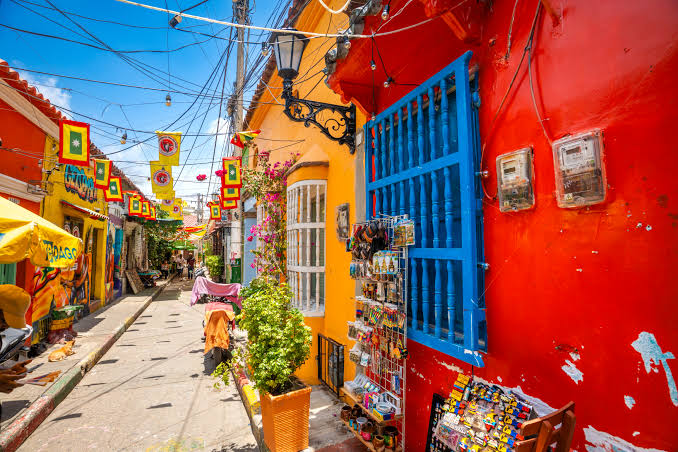
#> input picture guia-1/reto-5/images.jpg, 678 x 452 px, given in place of the camera
$ python reto-4.py
#> lines starting #> are read from the running program, lines starting #| are printed output that depends on the picture; after the words box and inside, x2 and y2 are one past the last pixel; in counts of white or black regions, pixels touching at a corner belong together
import cv2
import numpy as np

cap = cv2.VideoCapture(0)

img = "camera"
cv2.namedWindow(img, cv2.WINDOW_NORMAL)

colors = {
    "blue": {
        "low": np.array([100, 60, 40]),
        "high": np.array([140, 255, 230]),
        "color": (255,0,0)
    },
    "yellow": {
        "low": np.array([20, 80, 80]),
        "high": np.array([40, 255, 255]),
        "color": (0, 255, 255)
    },
    "green": {
        "low": np.array([40, 50, 50]),
        "high": np.array([85, 255, 255]),
        "color": (0, 255, 0)
    }
}

loop = True
while loop:
    ret, frame = cap.read()
#> frame is the input picture: shape (452, 678, 3); mean B, G, R 85, 97.3, 153.6

    if not ret:
        break

    # Segmentation
    hsv = cv2.cvtColor(frame, cv2.COLOR_BGR2HSV)
#> hsv: shape (452, 678, 3); mean H, S, V 39.4, 177.8, 182.7

    for key, c in colors.items():
        mask = cv2.inRange(hsv, c["low"], c["high"])
        contours, _ = cv2.findContours(mask, cv2.RETR_EXTERNAL, cv2.CHAIN_APPROX_SIMPLE)
        if len(contours) == 0:
            continue

        contour = max(contours, key=cv2.contourArea)
        if cv2.contourArea(contour) < 400:
            continue

        x, y, w, h = cv2.boundingRect(contour)

        cv2.rectangle(frame, (x,y), (x+w, y+h), c["color"], 2)
        cv2.putText(frame, key, (x, y-10), cv2.FONT_HERSHEY_SIMPLEX, 0.8, c["color"], 2)
#> this loop made 3 passes
#> (x, y, w, h) on passes 1 to 2: (363, 51, 124, 316), (210, 271, 102, 147)
#> pass 1, `mask = cv2.inRange(hsv, c["low"], c["high"])`:
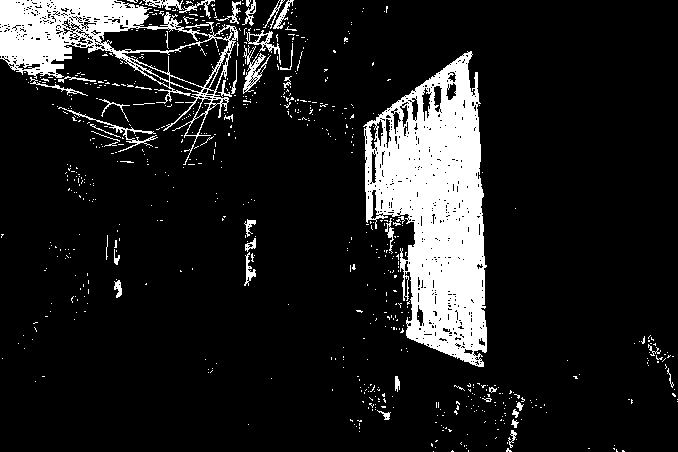
#> mask: shape (452, 678); 12.3% white; 722 white regions (677 under 20 px), largest, box (x1, y1, x2, y2) and area: (363, 51, 487, 367) 23060, (0, 0, 238, 165) 8968, (243, 45, 271, 94) 413
#> pass 2, `mask = cv2.inRange(hsv, c["low"], c["high"])`:
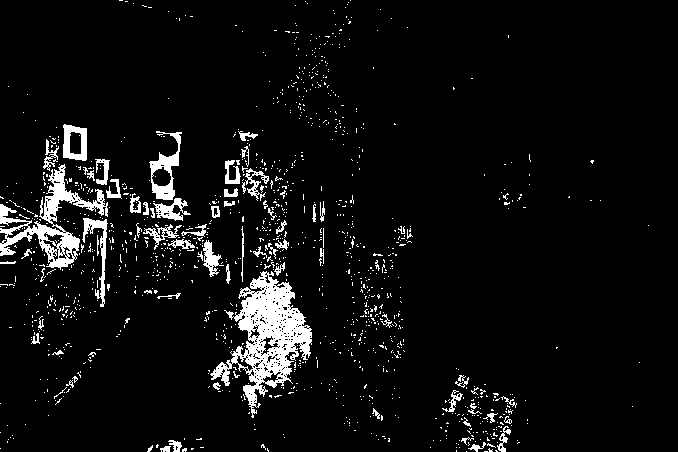
#> mask: shape (452, 678); 6% white; 1246 white regions (1174 under 20 px), largest, box (x1, y1, x2, y2) and area: (210, 271, 312, 418) 5578, (0, 164, 108, 270) 2893, (149, 131, 182, 200) 827
#> pass 3, `mask = cv2.inRange(hsv, c["low"], c["high"])`:
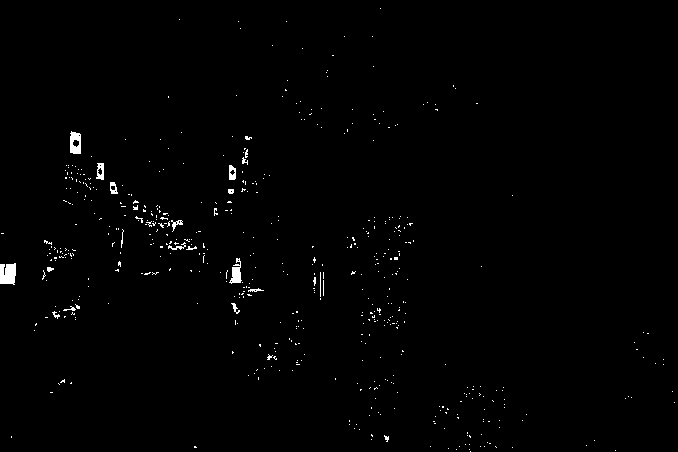
#> mask: shape (452, 678); 0.84% white; 534 white regions (515 under 20 px), largest, box (x1, y1, x2, y2) and area: (0, 263, 16, 285) 303, (70, 131, 81, 154) 199, (229, 258, 242, 284) 181
#> after the loop:
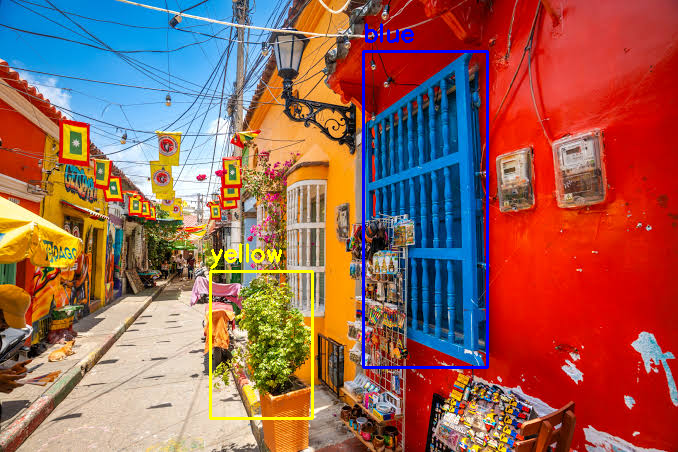
#> frame: shape (452, 678, 3); 1.66% of pixels changed, all inside (x1, y1, x2, y2) = (209, 23, 489, 420)


    # show images
    cv2.imshow(img, frame)

    # check views
    key = cv2.waitKey(10) & 0xFF
#> (key q is pressed here)
    if key == 27 or key == ord('q'):
        loop = False

    if cv2.getWindowProperty(img, cv2.WND_PROP_VISIBLE) < 1:
        loop = False


cap.release()
cv2.destroyAllWindows()
